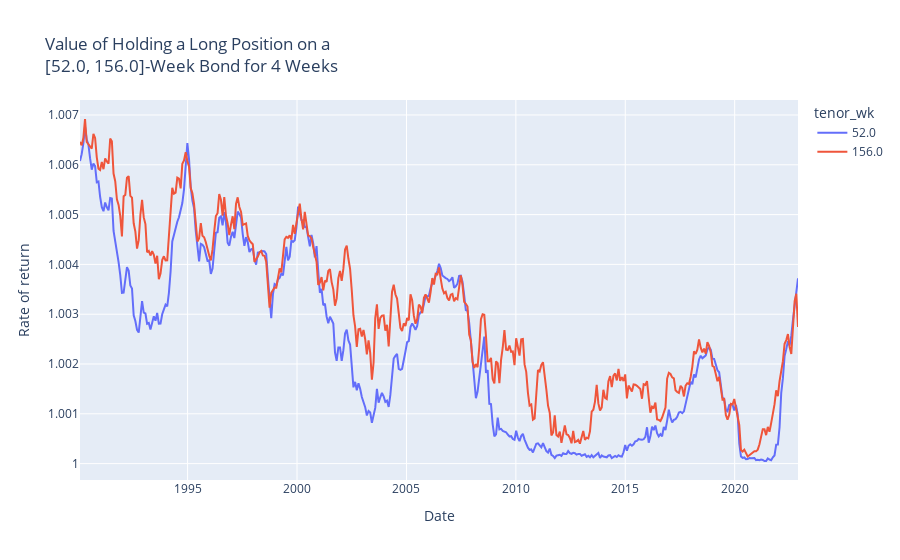

Notebook code cell kept with this figure:
### Markdown cell above
We can plot the rate of return every month for different tenors:

### Code cell
def plot_val(tenor=104., **kw):
    fig = px.line(
        df.stack(1).swaplevel().loc['val', tenor],
        labels = {
            'date': 'Date',
            'value': 'Rate of return',
        },
        title=f'Value of Holding a Long Position on a<br>{tenor}-Week Bond for 4 Weeks',
        **kw
    )
    return fig

plot_val(tenor=[52., 156.])

### Figure 1 — Plotly figure (JSON) as saved in the notebook; plotly's stock layout.template omitted (floating-point values rounded to 4 significant figures; data arrays with more than 128 entries replaced by an {"elided": "..."} marker saying what was removed)
{"data": [{"hovertemplate": "tenor_wk=52.0<br>Date=%{x}<br>Rate of return=%{y}<extra></extra>", "legendgroup": "52.0", "line": {"color": "#636efa", "dash": "solid"}, "marker": {"symbol": "circle"}, "mode": "lines", "name": "52.0", "orientation": "v", "showlegend": true, "type": "scatter", "x": {"elided": "429 str values"}, "xaxis": "x", "y": {"elided": "429 float values"}, "yaxis": "y"}, {"hovertemplate": "tenor_wk=156.0<br>Date=%{x}<br>Rate of return=%{y}<extra></extra>", "legendgroup": "156.0", "line": {"color": "#EF553B", "dash": "solid"}, "marker": {"symbol": "circle"}, "mode": "lines", "name": "156.0", "orientation": "v", "showlegend": true, "type": "scatter", "x": {"elided": "429 str values"}, "xaxis": "x", "y": {"elided": "429 float values"}, "yaxis": "y"}], "layout": {"autosize": true, "legend": {"title": {"text": "tenor_wk"}, "tracegroupgap": 0}, "title": {"text": "Value of Holding a Long Position on a<br>[52.0, 156.0]-Week Bond for 4 Weeks"}, "xaxis": {"anchor": "y", "autorange": true, "domain": [0, 1], "range": ["1990-01-31", "2022-11-23"], "title": {"text": "Date"}, "type": "date"}, "yaxis": {"anchor": "x", "autorange": true, "domain": [0, 1], "range": [0.9997, 1.007], "title": {"text": "Rate of return"}, "type": "linear"}}}
